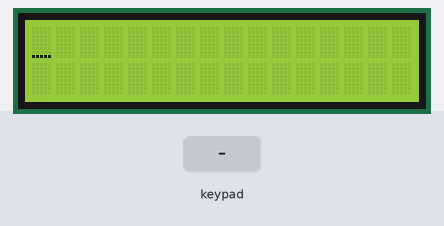
Bench run of a sketch on a simulated Arduino Uno, built with avr-gcc and run on an emulated ATmega328P. On the bench: 16×2 character LCD. Inputs (shaded band) come from the test bench.

Above: at 1.2 s.
1.3 s: key 'A' pressed
At 1.5 s:
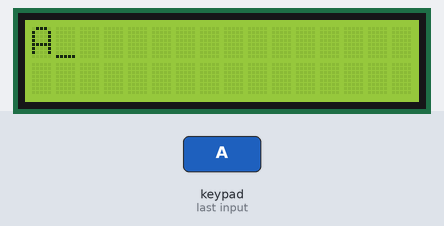
At 1.9 s:
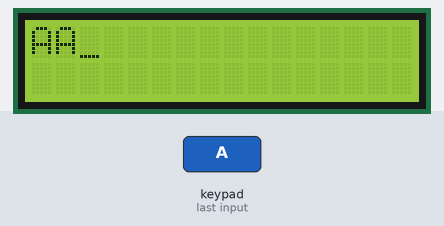
9.6 s: key 'B' pressed
At 14.33 s:
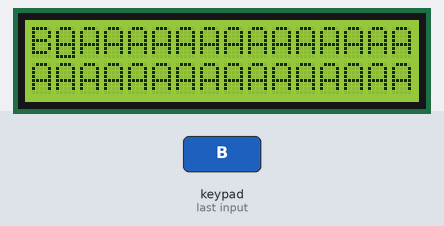
Timing chart, 0 to 15.8 s (numbered marks = the images above; inputs shaded):
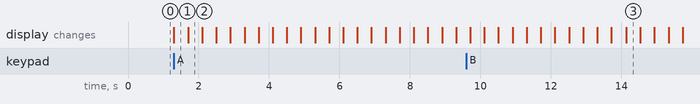

The sketch:

Labo2.ino
```cpp
#include <Keypad.h>
#include <LiquidCrystal.h>


/*  The circuit:
 * LCD RS pin to digital pin 13
 * LCD Enable pin to digital pin 12
 * LCD D4 pin to digital pin 11
 * LCD D5 pin to digital pin 10
 * LCD D6 pin to digital pin 9
 * LCD D7 pin to digital pin 8
 * LCD R/W pin to ground
 * 10K resistor:
 * ends to +5V and ground
 * wiper to LCD VO pin (pin 3)
*/


const short int maxint=32767;
const short int minint=-32768;
const long int maxlong=2147483647;
const long int minlong=-2147483648;
const byte fil_teclado = 4;
const byte col_teclado = 4;


char teclas[fil_teclado][col_teclado] = {
  {'1','2','3', 'A'},
  {'4','5','6', 'B' },
  {'7','8','9', 'C'},
  {'*','0','#', 'D'}
};
byte filPins[fil_teclado] = {4, 3, 2, 1}; //connect to the row pinouts of the keypad
byte colPins[col_teclado] = {8, 7, 6, 5}; //connect to the column pinouts of the keypad

Keypad teclado = Keypad(makeKeymap(teclas), filPins, colPins, fil_teclado, fil_teclado);


// initialize the library with the numbers of the interface pins
LiquidCrystal lcd(13, 12, 11, 10, 9, 8);


short int SumaInt (int a, int b)
{
    if (a>0 && b>0){
        if (a <= maxint-b) {
            return(a + b);
        }
        else {
            printf("OVERFLOW!!!!\n");
            return(0);
        }
    }
    if (a<0 && b<0){
        if (a >= minint-b) {
            return(a + b);
        }
        else {
            printf("OVERFLOW!!!!\n");
            return(0);
        }
    }
    else {
        return(a + b);
    }
}


short int RestaInt (int a, int b)
{
    if ((a<0 && b>0) || (a>0 && b<0)){
        if (b < 0) {
            if (a <= maxint+b) {
                return(a - b);
            }
            else {
                printf("OVERFLOW!!!!\n");
                return(0);
            }
        }
        else {
            if (a >= minint+b) {
                return(a - b);
            }
            else {
                printf("OVERFLOW!!!!\n");
                return(0);
            }
        }
    }
    else {
        return(a - b);
    }
}


void setup() {
  teclado.begin(makeKeymap(teclas));

  // set up the LCD's number of columns and rows:
  lcd.begin(16, 2);
  // turn on the cursor:
  lcd.cursor();
}


void loop() {
  char tec = teclado.getKey();

  if (tec){
      for (int  thisRow = 0; thisRow < 2; thisRow++) {
        for (int thisCol = 0; thisCol < 16; thisCol++) {
          // set the cursor position:
          lcd.setCursor(thisCol, thisRow);
          // print the letter:
          lcd.write(tec);
          delay(400);
        }
      }
  }
}
```

Ejemplo_LeerAD.ino
```cpp
#include <avr/io.h>
#include <avr/interrupt.h>
#include <util/delay.h>

void InitADC()
{
  // Selecciono la referencia de voltaje en Vref=AVcc
  ADMUX |=  (1 << REFS0);
  //ADMUX |= 0x40;
  //ADMUX |= 0b01000000;
  //Selecciono el  prescaller a 128 y habilito el ADC
  ADCSRA |= (1 << ADPS2) | (1 << ADPS1) | (1 << ADPS0) | (1 << ADEN);
}
uint16_t LeerADC(uint8_t Canal_ADC)
{
  //Selecciono el canal del ADC con una mascara para q los primeros cuatro bits queden intactos.
  ADMUX = (ADMUX & 0xF0) | (Canal_ADC & 0x0F);
  //single conversion mode
  ADCSRA |= (1 << ADSC);
  // Espera que el ADC termina la conversion, cuando ADSC es cero
  while ( ADCSRA & (1 << ADSC) );
  return ADC;
}


int main(void)
{
  Serial.begin(9600);

  Serial.println("Inicio");
  InitADC();
  while (1)
  {
    _delay_ms(1000);
    Serial.println((int)LeerADC(0));
  }
}
```

Lab1.c
```cpp
#include <stdio.h>
#include <stdlib.h>


const char maxchar=127;
const char minchar=-128;
const short int maxint=32767;
const short int minint=-32768;
const long int maxlong=2147483647;
const long int minlong=-2147483648;


char SumaChar(char a, char b)
{
    if (a>0 && b>0){              //Si los 2 son positivos
        if (a <= maxchar-b) {        //a + b <= maxchar
            return(a + b);
        }
        else {
            printf("OVERFLOW!!!!\n");
            return(0);
        }
    }
    if (a<0 && b<0){
        if (a >= minchar-b) {      //a + b >= minichar
            return(a + b);
        }
        else {
            printf("OVERFLOW!!!!\n");
            return(0);
        }
    }
    else {                  //Si son de distinto signo ò 0 no hay problema
        return(a + b);
    }
}


char RestaChar (char a, char b)
{
    if ((a<0 && b>0) || (a>0 && b<0)){        //Si los 2 son de distintos signos o cero
        if (b < 0) {                                //Si b es negativo (-- = +)
            if (a <= maxchar+b) {                     //a - b <= maxchar
                return(a - b);
            }
            else {
                printf("OVERFLOW!!!!\n");
                return(0);
            }
        }
        else {              //a es negativo
            if (a >= minchar+b) {                     //a - b >= minchar
                return(a - b);
            }
            else {
                printf("OVERFLOW!!!!\n");
                return(0);
            }
        }
    }
    else {              //Si son de = signo o 0 no hay problema
        return(a - b);
    }
}


char MultChar (char a, char b)
{
    if (a==0 || b==0){
       return(0);
    }
    if (a>0 && b>0){               //Si los 2 son positivos, el resultado es positivo
        if (a <= maxchar/b) {                     //a * b <= maxchar
            return(a * b);
            }
        else {
            printf("OVERFLOW!!!!\n");
            return(0);
        }
    }
    if (a<0 && b<0){        //Si los 2 son negativos, el resultado es positivo
        if (a >= maxchar/b) {                     //a * b <= maxchar
            return(a * b);
            }
        else {
            printf("OVERFLOW!!!!\n");
            return(0);
        }
    }
    else {                          //Son de distinto signo, el resultado es negativo
        if (b>0){
            if (a >= minchar/b) {                     //a * b >= minchar
                return(a * b);
            }
            else {
                printf("OVERFLOW!!!!\n");
                return(0);
            }
        }
        else {                      //b es negativo, cambia la desigualdad
            if (a <= minchar/b) {                     //a * b >= minchar
                return(a * b);
            }
            else {
                printf("OVERFLOW!!!!\n");
                return(0);
            }
        }
    }
}


char DivChar(char a, char b)
{
    if (b != 0){
        return(a/b);
    }
    else {
        printf("No se puede dividir por '0'!!!!\n");
        return(0);
    }
}


void CalcuChar()
{
  static char x, y, operador[1];

    printf("\n\nCalculadora CHAR\n");
    printf("Esta calculadora opera con el siguiente rango de numeros: %d....%d\n", minchar, maxchar);
    do {
        printf("\nIngrese un operando....");
        scanf("%d", &x);
        printf("\nIngrese un operando....");
        scanf("%d", &y);
        printf("\nIngrese un operador: '+' '-' '*' '/'....");
        scanf("%s", operador);
        switch (operador[0]) {
            case '+': printf("    %d + %d = %d\n", x, y, SumaChar(x, y)); break;
            case '-': printf("    %d - %d = %d\n", x, y, RestaChar(x, y)); break;
            case '*': printf("    %d * %d = %d\n", x, y, MultChar(x, y)); break;
            case '/': printf("    %d / %d = %d\n", x, y, DivChar(x, y)); break;
            default: printf("\nOperador u operando no valido!!!!\n");
        }
        printf("\n\nIngrese 'Q' para salir de esta calculadora, o cualquier otra tecla para continuar....");
        scanf("%s", operador);
        printf("\n\n");
    }
    while (operador[0]!='q' && operador[0]!='Q');
}


//@@@@@@@@@@@@@@@@@@@@@@@@@@@@@@@@@@@@@@@@@@@@@@@@@@@@@@@@@@@@@@@@@@@@@@@@@@@@@@@


short int SumaInt (int a, int b)
{
    if (a>0 && b>0){
        if (a <= maxint-b) {
            return(a + b);
        }
        else {
            printf("OVERFLOW!!!!\n");
            return(0);
        }
    }
    if (a<0 && b<0){
        if (a >= minint-b) {
            return(a + b);
        }
        else {
            printf("OVERFLOW!!!!\n");
            return(0);
        }
    }
    else {
        return(a + b);
    }
}


short int RestaInt (int a, int b)
{
    if ((a<0 && b>0) || (a>0 && b<0)){
        if (b < 0) {
            if (a <= maxint+b) {
                return(a - b);
            }
            else {
                printf("OVERFLOW!!!!\n");
                return(0);
            }
        }
        else {
            if (a >= minint+b) {
                return(a - b);
            }
            else {
                printf("OVERFLOW!!!!\n");
                return(0);
            }
        }
    }
    else {
        return(a - b);
    }
}


short int MultInt (int a, int b)
{
    if (a==0 || b==0){
       return(0);
    }
    if (a>0 && b>0){
        if (a <= maxint/b) {
            return(a * b);
            }
        else {
            printf("OVERFLOW!!!!\n");
            return(0);
        }
    }
    if (a<0 && b<0){
        if (a >= maxint/b) {
            return(a * b);
            }
        else {
            printf("OVERFLOW!!!!\n");
            return(0);
        }
    }
    else {
        if (b>0){
            if (a >= minint/b) {
                return(a * b);
            }
            else {
                printf("OVERFLOW!!!!\n");
                return(0);
            }
        }
        else {
            if (a <= minint/b) {
                return(a * b);
            }
            else {
                printf("OVERFLOW!!!!\n");
                return(0);
            }
        }
    }
}


short int DivInt (short int a, short int b)
{
    if (b != 0){
        return(a/b);
    }
    else {
        printf("No se puede dividir por '0'!!!!\n");
        return(0);
    }
}


void CalcuInt()
{
  static short int x, y;
  static char operador[1];

    printf("\n\nCalculadora INT\n");
    printf("Esta calculadora opera con el siguiente rango de numeros: %d....%d\n", minint, maxint);
    do {
        printf("\nIngrese un operando....");
        scanf("%d", &x);
        printf("\nIngrese un operando....");
        scanf("%d", &y);
        printf("\nIngrese un operador: '+' '-' '*' '/'....");
        scanf("%s", operador);
        switch (operador[0]) {
            case '+': printf("    %d + %d = %d\n", x, y, SumaInt(x, y)); break;
            case '-': printf("    %d - %d = %d\n", x, y, RestaInt(x, y)); break;
            case '*': printf("    %d * %d = %d\n", x, y, MultInt(x, y)); break;
            case '/': printf("    %d / %d = %d\n", x, y, DivInt(x, y)); break;
            default: printf("\nOperador u operando no valido!!!!\n");
        }
        printf("\n\nIngrese 'Q' para salir de esta calculadora, o cualquier otra tecla para continuar....");
        scanf("%s", operador);
        printf("\n\n");
    }
    while (operador[0]!='q' && operador[0]!='Q');
}


//@@@@@@@@@@@@@@@@@@@@@@@@@@@@@@@@@@@@@@@@@@@@@@@@@@@@@@@@@@@@@@@@@@@@@@@@@@@@@@


long int SumaLong (long int a, long int b)
{
    if (a>0 && b>0){
        if (a <= maxlong-b) {
            return(a + b);
        }
        else {
            printf("OVERFLOW!!!!\n");
            return(0);
        }
    }
    if (a<0 && b<0){
        if (a >= minlong-b) {
            return(a + b);
        }
        else {
            printf("OVERFLOW!!!!\n");
            return(0);
        }
    }
    else {
        return(a + b);
    }
}


long int RestaLong (long int a, long int b)
{
    if ((a<0 && b>0) || (a>0 && b<0)){
        if (b < 0) {
            if (a <= maxlong+b) {
                return(a - b);
            }
            else {
                printf("OVERFLOW!!!!\n");
                return(0);
            }
        }
        else {
            if (a >= minlong+b) {
                return(a - b);
            }
            else {
                printf("OVERFLOW!!!!\n");
                return(0);
            }
        }
    }
    else {
        return(a - b);
    }
}


long int MultLong (long int a, long int b)
{
    if (a==0 || b==0){
       return(0);
    }
    if (a>0 && b>0){
        if (a <= maxlong/b) {
            return(a * b);
            }
        else {
            printf("OVERFLOW!!!!\n");
            return(0);
        }
    }
    if (a<0 && b<0){
        if (a >= maxlong/b) {
            return(a * b);
            }
        else {
            printf("OVERFLOW!!!!\n");
            return(0);
        }
    }
    else {
        if (b>0){
            if (a >= minlong/b) {
                return(a * b);
            }
            else {
                printf("OVERFLOW!!!!\n");
                return(0);
            }
        }
        else {
            if (a <= minlong/b) {
                return(a * b);
            }
            else {
                printf("OVERFLOW!!!!\n");
                return(0);
            }
        }
    }
}


long int DivLong (long int a, long int b)
{
    if (b != 0){
        return(a/b);
    }
    else {
        printf("No se puede dividir por '0'!!!!\n");
        return(0);
    }
}


void CalcuLong()
{
  static long int x, y;
  static char operador[1];

    printf("\n\nCalculadora LONG\n");
    printf("Esta calculadora opera con el siguiente rango de numeros: %ld....%ld\n", minlong, maxlong);
    do {
        printf("\nIngrese un operando....");
        scanf("%ld", &x);
        printf("\nIngrese un operando....");
        scanf("%ld", &y);
        printf("\nIngrese un operador: '+' '-' '*' '/'....");
        scanf("%s]", operador);
        switch (operador[0]) {
            case '+': printf("    %d + %d = %d\n", x, y, SumaLong(x, y)); break;
            case '-': printf("    %d - %d = %d\n", x, y, RestaLong(x, y)); break;
            case '*': printf("    %d * %d = %d\n", x, y, MultLong(x, y)); break;
            case '/': printf("    %d / %d = %d\n", x, y, DivLong(x, y)); break;
            default: printf("\nOperador u operando no valido!!!!\n");
        }
        printf("\n\nIngrese 'Q' para salir de esta calculadora, o cualquier otra tecla para continuar....");
        scanf("%s", operador);
        printf("\n\n");
    }
    while (operador[0]!='q' && operador[0]!='Q');
}


int main()
{
  static char calc[1];

    printf("CALCULADORA POLACA\n");
    do {
        printf("\nPara utilizar una calculadora de tipo CHAR presione 'C'\n");
        printf("Para utilizar una calculadora de tipo INTEGER presione 'I'\n");
        printf("Para utilizar una calculadora de tipo LONG presione 'L'\n");
        printf("Para terminar presione 'Q'\n");
        scanf("%s", calc);
        //scanf("%c", &basura);   //Lee caracteres basuras
        switch (calc[0]) {
            case 'C': CalcuChar(); break;
            case 'I': CalcuInt(); break;
            case 'L': CalcuLong(); break;
        }
    }
    while (calc[0]!='q' && calc[0]!='Q');
    return (0);
}
```

Measured:
- after the input at 1.3 s, the display: changes at once (image 1)
- after the input at 9.6 s, the display: first differs from a run without the input after 4.5 s (image 3)
- what the display in image 1 shows lasts 0.4 s, from 1.3 s to 1.7 s
